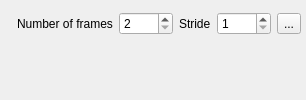
<?xml version="1.0" encoding="UTF-8"?>
<!-- SPDX-FileCopyrightText: Copyright (c) Kitware Inc. -->
<!-- SPDX-License-Identifier: BSD-3-Clause -->
<ui version="4.0">
 <class>TimeManagerWidget</class>
 <widget class="QWidget" name="TimeManagerWidget">
  <property name="sizePolicy">
   <sizepolicy hsizetype="MinimumExpanding" vsizetype="Preferred">
    <horstretch>0</horstretch>
    <verstretch>0</verstretch>
   </sizepolicy>
  </property>
  <property name="windowTitle">
   <string>TimeManager</string>
  </property>
  <layout class="QVBoxLayout" name="verticalLayout_2">
   <property name="spacing">
    <number>0</number>
   </property>
   <property name="leftMargin">
    <number>5</number>
   </property>
   <property name="topMargin">
    <number>0</number>
   </property>
   <property name="rightMargin">
    <number>5</number>
   </property>
   <property name="bottomMargin">
    <number>5</number>
   </property>
   <item>
    <widget class="QWidget" name="timeProperties" native="true">
     <layout class="QHBoxLayout" name="horizontalLayout">
      <property name="spacing">
       <number>6</number>
      </property>
      <property name="leftMargin">
       <number>0</number>
      </property>
      <property name="topMargin">
       <number>0</number>
      </property>
      <property name="rightMargin">
       <number>0</number>
      </property>
      <property name="bottomMargin">
       <number>0</number>
      </property>
      <item>
       <widget class="pqAnimationTimeWidget" name="currentTime" native="true"/>
      </item>
      <item>
       <widget class="pqVCRToolbar" name="vcrBar" native="true"/>
      </item>
      <item>
       <widget class="QWidget" name="nbOfFrames" native="true">
        <property name="toolTip">
         <string>Number of frames to use when no "Time Sources" are checked.</string>
        </property>
        <layout class="QHBoxLayout" name="horizontalLayout_8">
         <property name="spacing">
          <number>6</number>
         </property>
         <property name="leftMargin">
          <number>0</number>
         </property>
         <property name="topMargin">
          <number>0</number>
         </property>
         <property name="rightMargin">
          <number>0</number>
         </property>
         <property name="bottomMargin">
          <number>0</number>
         </property>
         <item>
          <widget class="QLabel" name="label_7">
           <property name="enabled">
            <bool>true</bool>
           </property>
           <property name="text">
            <string>Number of frames</string>
           </property>
          </widget>
         </item>
         <item>
          <widget class="pqSpinBox" name="nbOfFramesValue">
           <property name="minimum">
            <number>2</number>
           </property>
           <property name="maximum">
            <number>9999</number>
           </property>
           <property name="stepType">
            <enum>QAbstractSpinBox::AdaptiveDecimalStepType</enum>
           </property>
          </widget>
         </item>
        </layout>
       </widget>
      </item>
      <item>
       <widget class="QWidget" name="stride" native="true">
        <layout class="QHBoxLayout" name="horizontalLayout_5">
         <property name="spacing">
          <number>6</number>
         </property>
         <property name="leftMargin">
          <number>0</number>
         </property>
         <property name="topMargin">
          <number>0</number>
         </property>
         <property name="rightMargin">
          <number>0</number>
         </property>
         <property name="bottomMargin">
          <number>0</number>
         </property>
         <item>
          <widget class="QLabel" name="label_4">
           <property name="text">
            <string>Stride</string>
           </property>
          </widget>
         </item>
         <item>
          <widget class="pqSpinBox" name="strideStep">
           <property name="minimum">
            <number>1</number>
           </property>
           <property name="maximum">
            <number>9999</number>
           </property>
           <property name="value">
            <number>1</number>
           </property>
          </widget>
         </item>
        </layout>
       </widget>
      </item>
      <item>
       <spacer name="horizontalSpacer">
        <property name="orientation">
         <enum>Qt::Horizontal</enum>
        </property>
        <property name="sizeHint" stdset="0">
         <size>
          <width>0</width>
          <height>0</height>
         </size>
        </property>
       </spacer>
      </item>
      <item>
       <widget class="QToolButton" name="advancedButton">
        <property name="text">
         <string>...</string>
        </property>
        <property name="icon">
         <iconset>
          <normaloff>:/pqWidgets/Icons/pqAdvanced.svg</normaloff>:/pqWidgets/Icons/pqAdvanced.svg</iconset>
        </property>
        <property name="checkable">
         <bool>true</bool>
        </property>
       </widget>
      </item>
     </layout>
    </widget>
   </item>
   <item>
    <widget class="pqTimelineWidget" name="timeline" native="true"/>
   </item>
  </layout>
 </widget>
 <customwidgets>
  <customwidget>
   <class>pqSpinBox</class>
   <extends>QSpinBox</extends>
   <header>pqSpinBox.h</header>
  </customwidget>
  <customwidget>
   <class>pqTimelineWidget</class>
   <extends>QWidget</extends>
   <header>pqTimelineWidget.h</header>
   <container>1</container>
  </customwidget>
  <customwidget>
   <class>pqAnimationTimeWidget</class>
   <extends>QWidget</extends>
   <header>pqAnimationTimeWidget.h</header>
   <container>1</container>
  </customwidget>
  <customwidget>
   <class>pqVCRToolbar</class>
   <extends>QWidget</extends>
   <header>pqVCRToolbar.h</header>
   <container>1</container>
  </customwidget>
 </customwidgets>
 <resources/>
 <connections/>
</ui>
